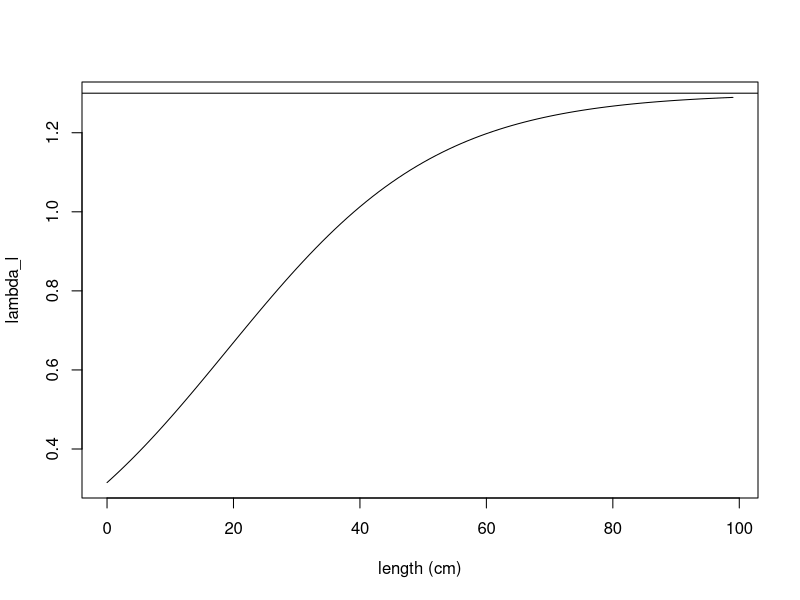
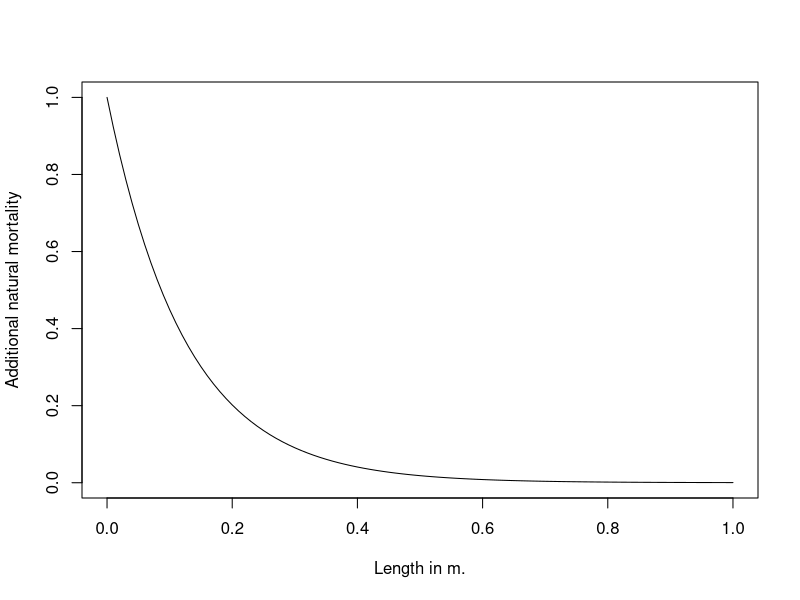
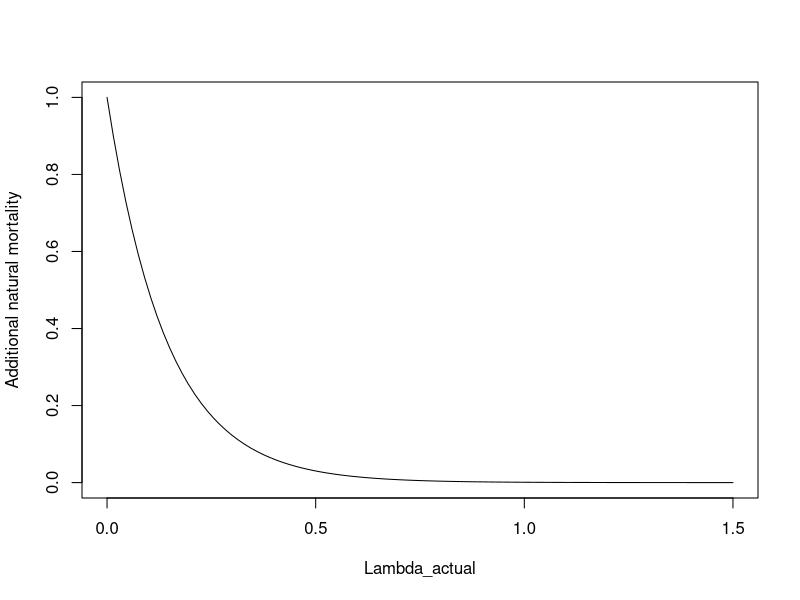
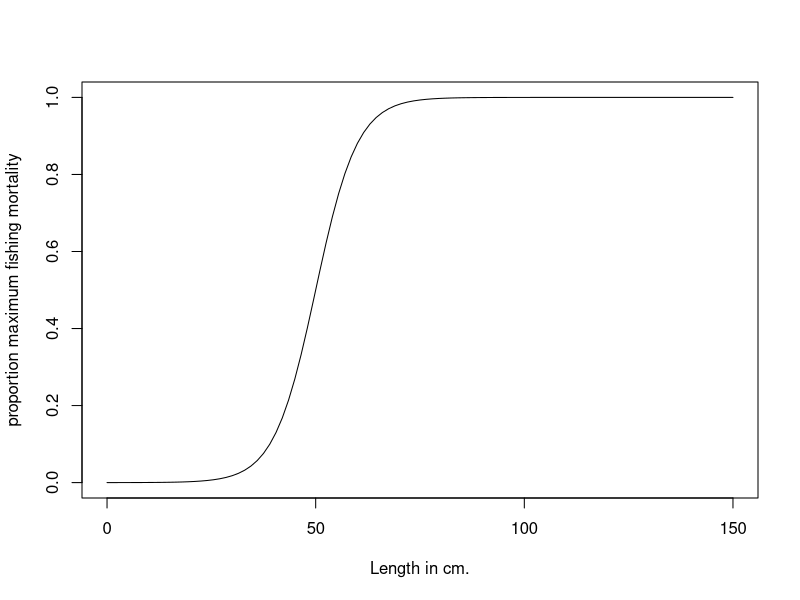
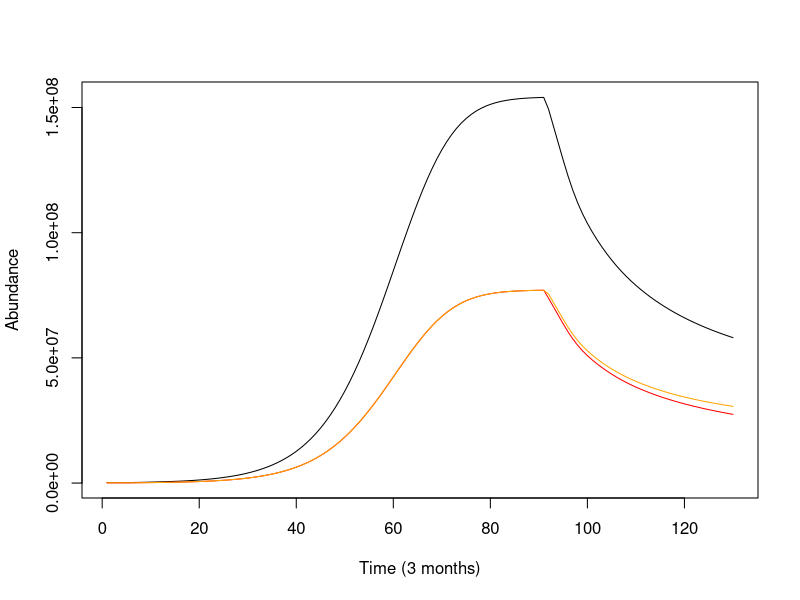
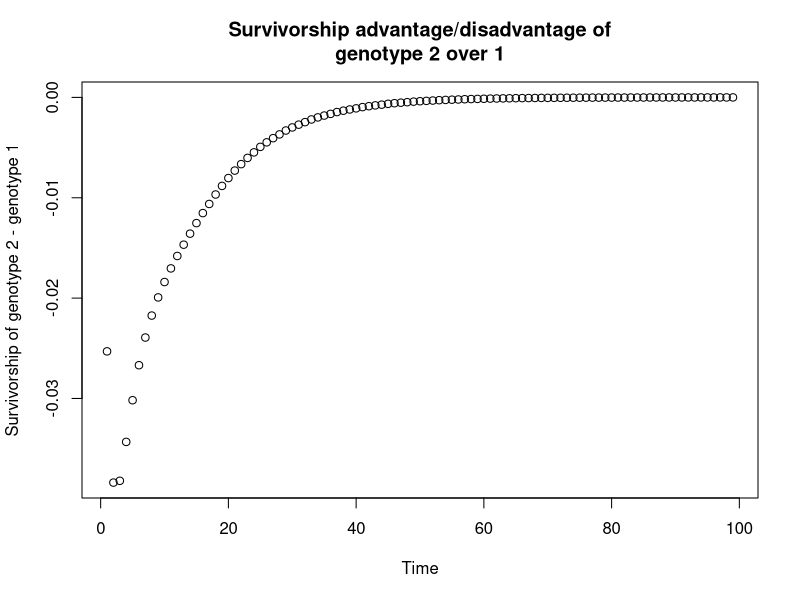
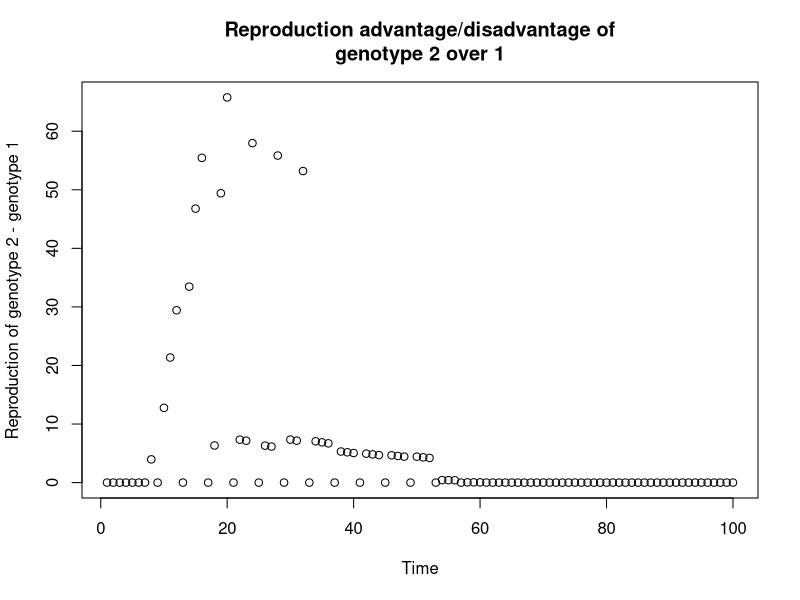

Source code (R) for these figures, in order:
## ---- chunk 1
knitr::opts_chunk$set(echo = TRUE)
## ---- chunk 2
ratios <- vector(mode="numeric", length=25)
r =6
# In meters
a_bar = 0.2
lambda_min=0
lambda_max=1.3

for (i in 1:100) {
  ratios[i] <- lambda_min + (lambda_max-lambda_min)*(exp(r*((i/100)-a_bar)))/(1+exp(r*((i/100)-a_bar)))
}
plot(0:(length(ratios)-1), ratios, xlab="length (cm)", ylab="lambda_l", type="l")
abline(h=1.3)
## ---- chunk 3
curve(exp(-8*x), from =0, to=1, xlab="Length in m.", ylab="Additional natural mortality")
curve(exp(-7*x), from =0, to=1.5, xlab="Lambda_actual", ylab="Additional natural mortality")
## ---- chunk 4
curve(1/(1+exp(-0.2*(x - 50))), from =0, to=150, xlab="Length in cm.", ylab="proportion maximum fishing mortality")
## ---- chunk 5
genotype1r = 6
genotype2r = 10
genotype1w = 0.674
genotype2w = 0.674

# Set longevity of the fish species, runtime of the model, and number of distinct genotypes
longevity_days = 9125
runtime_days = 130*365
genotypes = 2
timescale= 91.25
runtime = round(runtime_days/timescale)
longevity = round(longevity_days/timescale)

# How long to run model for convergence before addition of genetic diversity
add_genotypes = 33440

initialize_pop_matrices <- function(longevity, runtime, genotype) {
  # Initialize matrix of columns (years) and rows (age classes)
  # Multiplied by 3 because we'll be storing cohorts' reproductive biomass and lengths 
  age_dist=matrix(0L, nrow=longevity*3, ncol=runtime+1)
  # Add (arbitrarily) 10000 individuals to age=10 to start with
  age_dist[round(3650/timescale), 1] = 10000
  return(age_dist)
}

# Generate a matrix for each genotype
for (g in 1:genotypes) {
  assign(paste("age_dist_",g,sep=""),initialize_pop_matrices(longevity, runtime, g),envir = .GlobalEnv)
}

# Set parameters
# Need to add density dependence
# The steepness of the increase in the ratio lambda (reversible over structural mass)
r = 6
# The length at which the increasing function of lambda reaches its inflection point
l_bar = 0.2
# Scaling parameter for obtaining structural mass from standard length
c_1 = 5787
# Multiplier for obtaining overall yearly energy intake as a function of structural mass
I_0 = 0.1*timescale
# Exponent for obtaining overall yearly energy intake as a function of structural mass
I_1 = 2/3
# Maximum ratio lambda (reversible over structural mass) a fish can attain over its life
lambda_max = 1.3
# Minimum ratio lambda a fish can attain over its life
lambda_min = 0
# Multiplier for obtaining cost of maintenance of structural mass
c_s = 0.003*timescale
# Multiplier for obtaining cost of maintenance of reversible mass
c_r = 0.0003*timescale
# Efficiency with which energy is converted into reversible mass
e_r = 0.9
# Efficiency with which energy is converted to structural mass
e_s = (1/3)
# Multiplier and exponent for the cost of reproduction (in grams)
r_0 = 6
r_1 = 0.6
# Effectively, reproductive investment (fraction of reversible mass devoted to reproduction)
w= 0.674
# Instantaneous base mortality rate
m = log(0.9995^timescale)*(-1)
# Instantaneous fishing mortality
Fishing = 0
# Ricker
alpha = 8.44e-09
b = 4.43e-15
# Parameter setting size-selection ogive steepness
q_f = 0.2
# Minimum catch size for the species (in meters)
mincatchsize = 0.5
# Total population biomass
b_t=0
# Increased natural mortality rate at R/S = 0 or S = 0 
m_max=log(0.994^timescale)*(-1)
# Egg packing constant
packing = 4.45e6
# Parameter for exponential decline in condition-dependent mortality with improved body condition
z_c=7
# Parameter for exponential decline in predation mortality with increased body length
z_p=8

# GROWTH FUNCTIONS

# For obtaining structural mass
structural_mass <- function(l) {
  return(c_1*(l)^3)
}

# Calculate the instrinsic length-dependent E/S ratio that the fish is trying to attain
intrinsic_lambda <- function(l, l_bar, r, lambda_min, lambda_max) {
  return(lambda_min + (lambda_max-lambda_min)*(exp(r*(l-l_bar)))/(1+exp(r*(l-l_bar))))
}

# Energy intake for the fish per year, dependent on fish structural biomass
size_dependent_energy_intake <- function(S, I_0, I_1) {
  return(I_0*(S)^(I_1))
}

# Calculate the cost of the year of maintaining current structural and reversible biomass
maintenance_cost <- function(S, R, c_s, c_r) {
  return(c_s*S + c_r*R)
}

# Function for calculating a new, reduced level of reversible biomass, if net energy intake is negative
negative_I_net <- function(R, I_net, e_r) {
  if (I_net < 0) {
    return(R + (I_net/e_r))}
}

# Calculate the amount of energy needed to raise the R/S ratio to the length-dependent maximum
I_R_raising_lambda <- function(lambda_a, S, R) {
  return((lambda_a*S - R))
}

# Calculating proportion of any remaining energy to be converted to structural mass, to maintain R/S
remaining_energy_allocation <- function(e_s, e_r, lambda_a) {
  return((lambda_a*e_s)/(lambda_a*e_s + e_r))
}

# Obtain R and S for a cohort prior to its reproduction (or failure to reproduce) that year
get_pre_reproductive_size <- function(R_past, l_past, a) {
  S_past = structural_mass(l_past)
  lambda_a = intrinsic_lambda(l_past, l_bar, r, lambda_min, lambda_max)
  I_net = size_dependent_energy_intake(S_past, I_0, I_1) - maintenance_cost(S_past, R_past, c_s, c_r)
  if (I_net < 0) {
    R <- max(0,negative_I_net(R, I_net, e_r))
  }
  if (I_net >= 0 & lambda_a > (R_past/S_past)) {
    # Gives amount of grams needed to raise R/S to lambda_l - not taking efficiency into account yet
    I_R = I_R_raising_lambda(lambda_a, S_past, R_past)
    if ((I_R/e_r - I_net) >=0) {
      R_past = I_net*e_r + R_past
      I_net = 0
    }
    if ((I_R/e_r - I_net) <0) {
      R_past = I_R + R_past
      I_net = I_net - I_R/e_r
    }
  }
  if (I_net >= 0) {
    R = R_past + remaining_energy_allocation(e_s, e_r, lambda_a)*e_r*I_net
    S = S_past + (1-remaining_energy_allocation(e_s, e_r, lambda_a))*e_s*I_net
  }
  l = (S/c_1)^(1/3)
  output <- c(R,l)
  return(output)
}

# REPRODUCTION FUNCTIONS

# Calculate spawning stock biomass
fecundity <- function(ages, t, age_dist, g) {
  # Parameterizing genotypes
  if (t >= round(add_genotypes/timescale)) {
    w=0.674
    # Genotype parameterization
    if (g==1) {
      w=genotype1w
    }
    if (g==2) {
      w=genotype2w
    }
  }
  fecundity = 0
  for (a in ages) {
    if ((w*age_dist[a+(longevity),t]-(r_0*structural_mass(age_dist[a+(2*longevity),t]))^(r_1))>0) {
      fecundity = fecundity + (w*age_dist[a+(longevity),t]-(r_0*structural_mass(age_dist[a+(2*longevity),t]))^(r_1))*age_dist[a,t]
      age_dist[a+(longevity),t] = age_dist[a+(longevity),t] - w*age_dist[a+(longevity),t]
    }
  }
  # Convert from g. to kg.
  fecundity = fecundity/1000
  # Convert from kg. to fecundity
  fecundity = fecundity*(packing)
  assign(paste("age_dist_",g,sep=""),age_dist, envir = .GlobalEnv) 
  return(fecundity)
}

# Calculate total population biomass
biomass_t <- function(ages, t) {
  for (a in ages) {
    b_t = b_t + age_dist[a, t-1]*(structural_mass(age_dist[a+(2*longevity),t-1]))
  }
  return(b_t)
}

# Density dependent recruitment for this year
recruitment <- function(age, ages, t) {
  egg_production_total = 0
  for (g in 1:genotypes) {
    egg_production_total = egg_production_total + fecundity(ages, t, get(paste("age_dist_",g,sep="")),g)
  }
  relative_recruitment = vector(mode="numeric", length=genotypes)
  for (g in 1:genotypes) {
    relative_recruitment[g] = fecundity(ages, t, get(paste("age_dist_",g,sep="")),g)/egg_production_total
  }
  if (age==0) {
    N_0 = alpha * egg_production_total * exp(-b*egg_production_total)
    # Converting from thousands recruits to recruits, dividing by 2 because Ricker makes both male and female fish
    N_0 = N_0 * 1000
    N_0 = N_0/2
  }
  for (g in 1:genotypes) {
    age_dist = get(paste("age_dist_",g,sep=""))
    age_dist[1,t] = N_0*relative_recruitment[g]
    assign(paste("age_dist_",g,sep=""),age_dist, envir = .GlobalEnv) 
  }
}

# Add new recruits, and change the reproducing cohorts' amount of reversible mass
reproduce <- function(ages, t) {
  if (t>1) {
    recruitment(0, ages, t)
  }
}

# MORTALITY FUNCTIONS

# Fishing mortality is size selective
selective_mortality <- function(length) {
  1 / (1 + exp(-q_f*(length - mincatchsize)*100))
}

# Mortality drops as R/S increases, as S increases
mortality <- function(age) {
  lambda <- ((age_dist[age+(longevity),t]))/structural_mass(age_dist[age+(2*longevity),t])
  length = age_dist[age+(2*longevity),t]
  if (age < longevity) {
    N_t = age_dist[age-1,t-1]*exp( -m + -Fishing*selective_mortality(length) - m_max*exp(-z_c*lambda) - (m_max-m)*exp(-z_p*length) )
  }
  if (age == longevity) {
    N_t = age_dist[age-1,t-1]*exp( -m + -Fishing*selective_mortality(length) - m_max*exp(-z_c*lambda) - (m_max-m)*exp(-z_p*length))
    N_t = age_dist[age,t-1]*exp( -m + -Fishing*selective_mortality(length) - m_max*exp(-z_c*lambda) - (m_max-m)*exp(-z_p*length))
  }
  return(N_t)
}

# Calculate lengths (and reversible masses) at each age for the model with no density dependence
lengths_at_t1 <- function(genotypes) {
  t=1
  for (g in 1:genotypes) {
    age_dist = get(paste("age_dist_",g,sep=""))
    age_dist[1+(longevity), 1] = 0.3066
    age_dist[1+2*(longevity), 1] = 0.0493
    for (i in 2:longevity) {
      new_R_l = get_pre_reproductive_size(age_dist[i-1+(longevity), 1],age_dist[i-1+2*(longevity), 1], i-1)
      age_dist[i+(longevity), 1] = new_R_l[1]
      age_dist[i+(2*longevity), 1] = new_R_l[2]
      if ((w*age_dist[i+(longevity),t]-(r_0*structural_mass(age_dist[i+(2*longevity),t]))^(r_1))>0)
      {
       age_dist[i+(longevity),t] = age_dist[i+(longevity),t] - w*age_dist[i+(longevity),t]*(timescale/365) 
      }
    }
    assign(paste("age_dist_",g,sep=""),age_dist, envir = .GlobalEnv) 
  }
}  

# Initialize lengths and reversible masses for ages
lengths_at_t1(genotypes)

# Run the model
for (t in 2:runtime) {
  b_t=0
  if (t == round(add_genotypes/timescale)) {
    Fishing = log(exp(-0.2)^(1/(365/timescale)))*(-1)
  }
  for (genotype in 1:genotypes) {
    age_dist = get(paste("age_dist_",genotype,sep=""))
    b_t = biomass_t(1:longevity, t)
    assign(paste("age_dist_",genotype,sep=""),age_dist, envir = .GlobalEnv) 
  }
  for (genotype in 1:genotypes) {
    
    # Parameterizing genotypes
    if (t >= round(add_genotypes/timescale)) {
      r=6
      # Genotype parameterization
      if (genotype==1) {
        # a_bar = 36.5
        r=genotype1r
      }
      if (genotype==2) {
        # a_bar = 365*2
        r=genotype2r
      }
    }
  
    age_dist = get(paste("age_dist_",genotype,sep=""))
    age_dist[1+(longevity), t] =  0.3066
    age_dist[1+2*(longevity), t] = 0.0493
    for (age in 2:longevity) {
      new_R_l = get_pre_reproductive_size(age_dist[age-1+(longevity), t-1],age_dist[age-1+2*(longevity), 1], age-1)
      age_dist[age+(longevity), t] = new_R_l[1]
      age_dist[age+(2*longevity), t] = new_R_l[2]
    
    # Mortality
    for (age in 2:longevity) {
      age_dist[age, t] <- mortality(age)
    }
    }
    assign(paste("age_dist_",genotype,sep=""),age_dist, envir = .GlobalEnv) 
  }
  if ((t%%round(365/timescale) == 0)) {
   reproduce(1:longevity, t) 
  }
}

### Analysis code

approach <- vector(mode="numeric", length=runtime)
for (i in 1:runtime) {
  for (j in 1:genotypes) {
    approach[i] <- approach[i]+ sum(get(paste("age_dist_", j, sep=""))[1:longevity,i])
  } 
}
# Plot population dynamics
plot(approach[seq(4,length(approach), by=4)], col="black", pch=19, type="l", ylab="Abundance",xlab="Time (3 months)")
approach <- vector(mode="numeric", length=runtime)
for (i in 1:runtime) {
  approach[i] <- sum(age_dist_1[1:longevity,i])
}
lines(approach[seq(4,length(approach), by=4)], col="red", pch=19, type="l")
cols <- c("orange","green","blue","purple")
for (j in 2:genotypes) {
  approach <- vector(mode="numeric", length=runtime)
  for (i in 1:runtime) {
    approach[i] <- sum(get(paste("age_dist_",j, sep=""))[1:longevity,i])
  }
  lines(approach[seq(4,length(approach), by=4)], col=cols[j-1], pch=19)
}
## ---- chunk 6
i_0 = 367
repro_vec = vector(length=longevity, mode="numeric")
survivor_vec = vector(length=longevity, mode="numeric")
w = genotype1w
r = genotype1r
age_dist <- age_dist_1
survivor_vec[1]<-age_dist[1,i_0+1]
repro_vec[1] <- 0
for (i in 2:longevity) {
  repro_vec[i] <- max(0, (w*age_dist[i+(longevity),i_0+i] - (r_0*structural_mass(age_dist[i+(2*longevity),i_0+i]))^(r_1)))
  survivor_vec[i] <- age_dist[i,i_0+i]/(survivor_vec[1])
}
survivor_vec_1 <- survivor_vec
repro_vec_1 <- repro_vec

i_0 = 367
repro_vec = vector(length=100, mode="numeric")
survivor_vec = vector(length=100, mode="numeric")
w = genotype2w
r = genotype2r
age_dist <- age_dist_2
survivor_vec[1]<-age_dist[1,i_0+1]
repro_vec[1] <- 0
for (i in 2:longevity) {
 repro_vec[i] <- max(0, (w*age_dist[i+(longevity),i_0+i] - (r_0*structural_mass(age_dist[i+(2*longevity),i_0+i]))^(r_1)))
 survivor_vec[i] <- age_dist[i,i_0+i]/(survivor_vec[1])
}
plot((survivor_vec[2:length(survivor_vec)])-(survivor_vec_1[2:length(survivor_vec_1)]), ylab="Survivorship of genotype 2 - genotype 1", main="Survivorship advantage/disadvantage of\ngenotype 2 over 1", xlab="Time")
plot(repro_vec-repro_vec_1, ylab="Reproduction of genotype 2 - genotype 1", main="Reproduction advantage/disadvantage of\ngenotype 2 over 1", xlab="Time")
